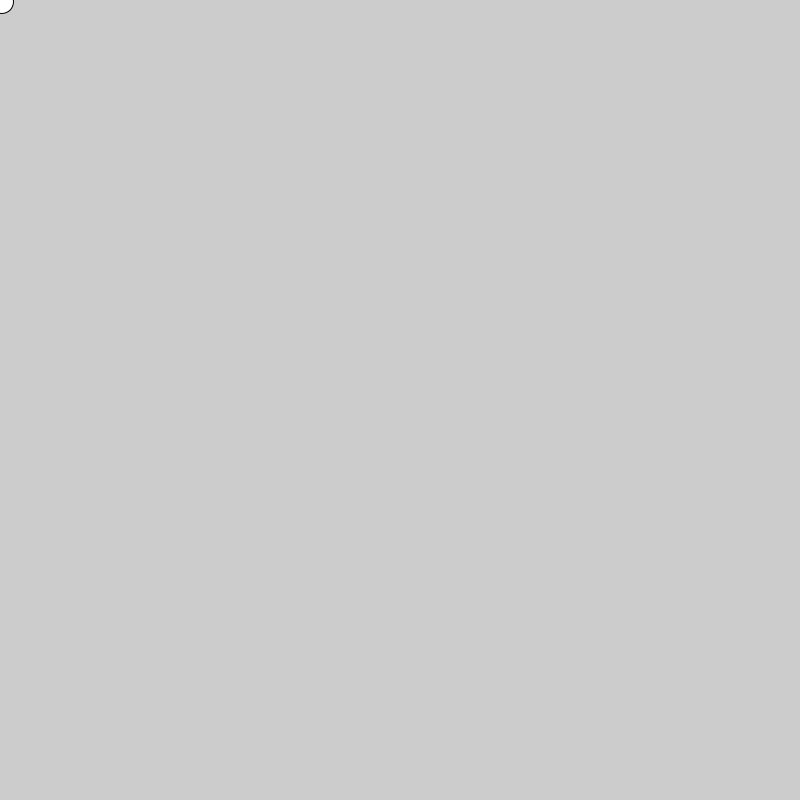
Frame 1 (no input)
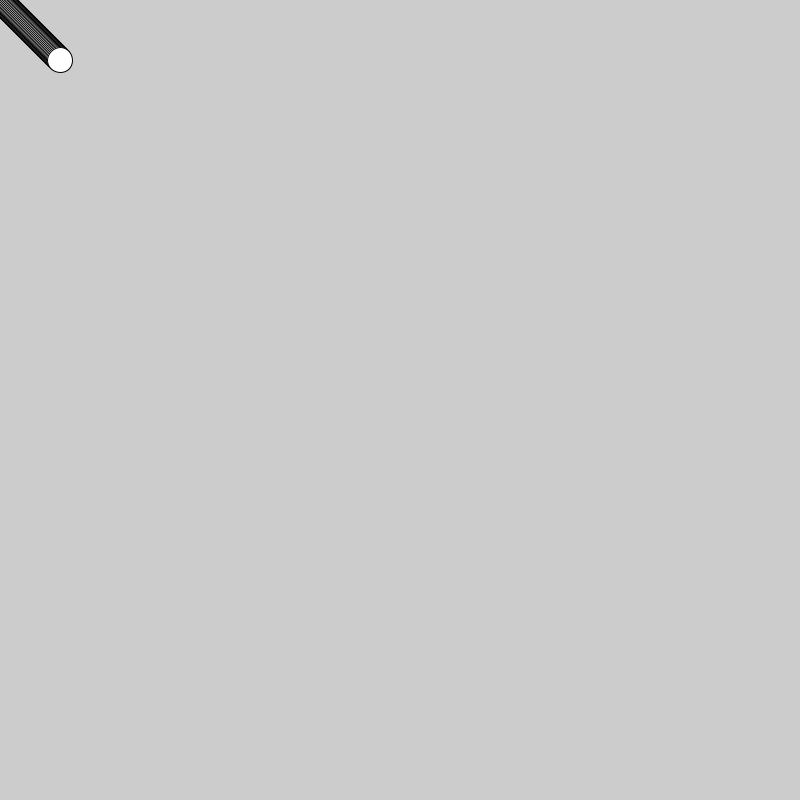
Frame 60 (the mouse pressed at the canvas centre just before this capture)
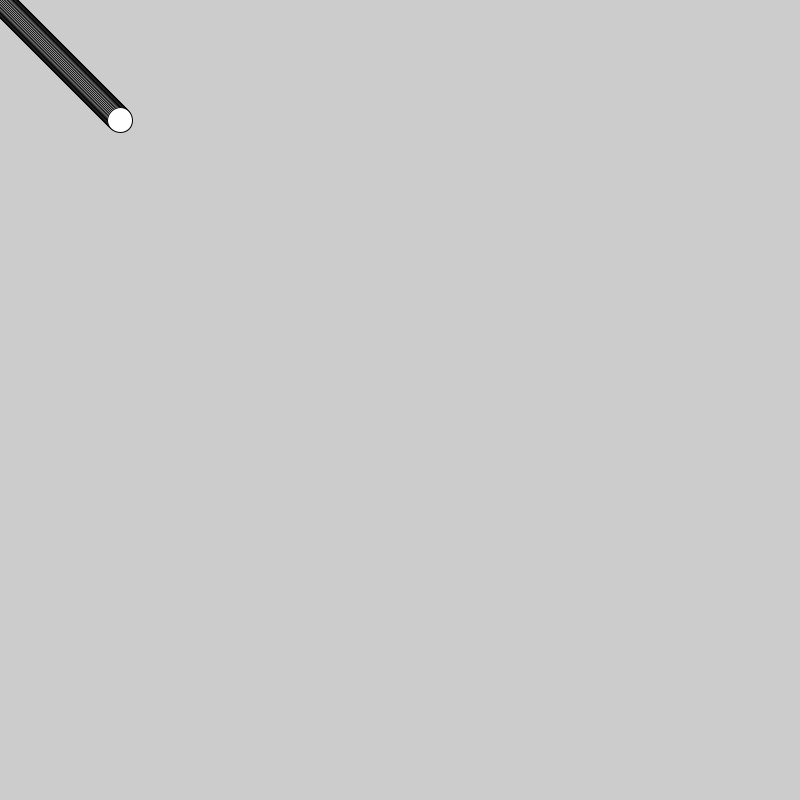
Frame 120 (the mouse held since frame 60 and released just before this capture)

The Processing sketch that drew these frames (run headless with seeded random() and noise(); from frame 60 on, the mouse is pressed at the canvas centre):

// Processing sketch: ballllllllll
// ── ballllllllll.pde
int a=1;
int b=1;
int c=1;
int d=1;



void setup(){
  size(800,800);
  frameRate(500);
}



void draw(){
  ellipse(a,c,25,25);
  a=a+b;
  c=c+d;
  
  if(a>=width){b=-1;}
  
  if(a<=0){b=1;}
  
  if(c>=height){d=-1;}
  
  if(c<=0){d=2;}
  
  
  
  
  
  
  
  
  
  
  
  
  
  
  
  
  
  
  
}
